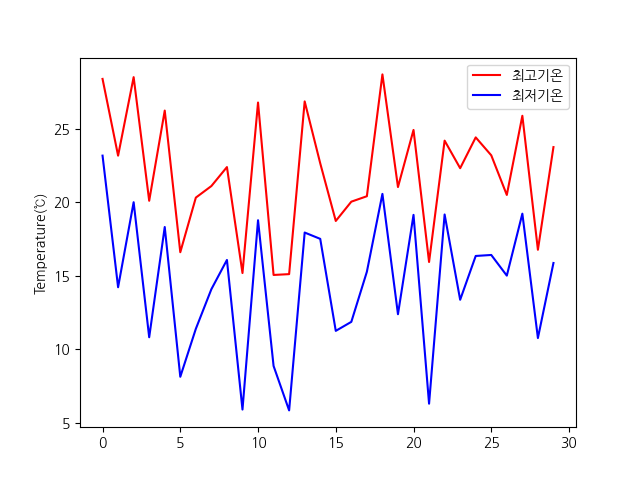

Source code (Python):
import matplotlib.pyplot as plt
import numpy as np

def main():
    tmax = np.random.rand(30) * 15 + 15
    tmin = tmax - (np.random.rand(30) * 5 + 5)

    plt.rcParams['font.family'] = ['NanumGothic', 'sans-serif']
    plt.rcParams['axes.unicode_minus'] = False

    plt.plot(tmax, color="r", label="최고기온")
    plt.plot(tmin, color="b", label="최저기온")

    plt.ylabel("Temperature(℃)")
    
    plt.legend()
    plt.savefig("./lec15/linegraph_korean.png")

if __name__ == "__main__":
    main()
